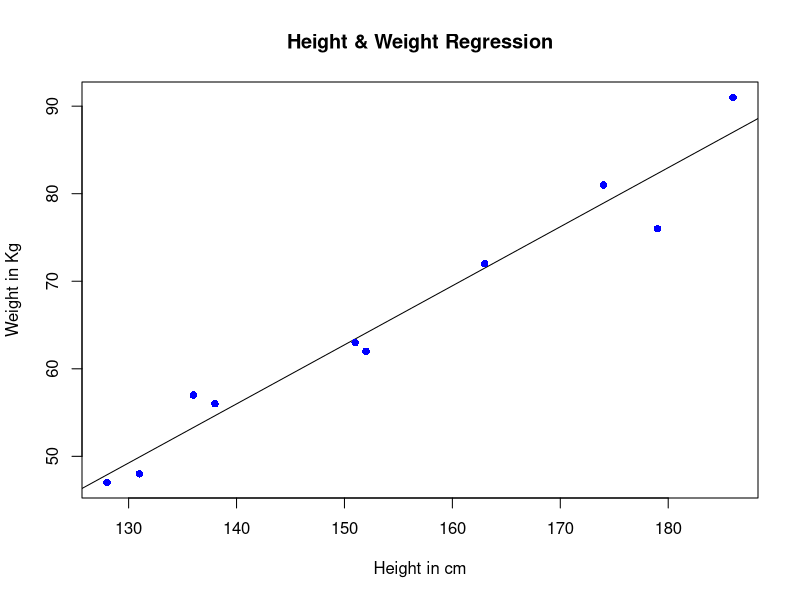

R code for this plot:
#Simple Linear Regression
#data of height
x <- c(151, 174, 138, 186, 128, 136, 179, 163, 152, 131)
#data of weight
y <- c(63, 81, 56, 91, 47, 57, 76, 72, 62, 48)

#Apply the lm() function
relation <- lm(y~x)

print(relation)

# Find weight of a person with height 170
X_test <- data.frame(x = 170)
result <-  predict(relation,X_test)
cat(round(result, digit=2), "kg")

# Plot the chart
plot(x,y,col = "blue",main = "Height & Weight Regression", abline(lm(y~x)),pch = 16, xlab = "Height in cm", ylab = "Weight in Kg")